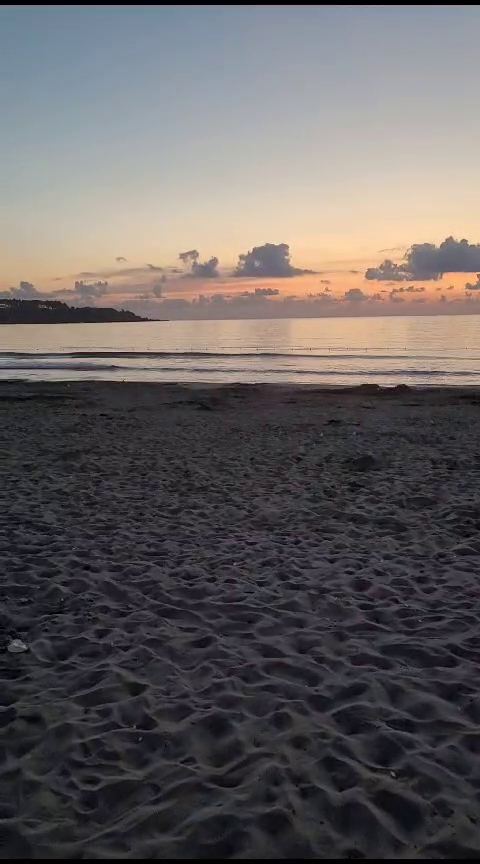
#> input picture frame 11 of pythonProject2/temel_islemler/WhatsApp Video 2023-11-01 at 17.05.35.mp4, 480 x 864 px
$ python 'renk_uzayı_video.py'
#> lines starting #> are read from the running program, lines starting #| are printed output that depends on the picture
#bir videoda renk uzayını değiştirmek istiyorsak tek seferde tüm videonunkini değiştiremeyiz.
#tek tek frame'leri çekerek renk uzaylarını değiştiririz.

import cv2
#videomuzu okuyoruz;
cap=cv2.VideoCapture("WhatsApp Video 2023-11-01 at 17.05.35.mp4")

while True:
    ret,frame=cap.read()
#> frame is the input picture: shape (864, 480, 3); mean B, G, R 95.8, 95.4, 100.5

    #framelerin renk uzaylarını değiştirelim
    frame=cv2.cvtColor(frame,cv2.COLOR_BGR2GRAY)
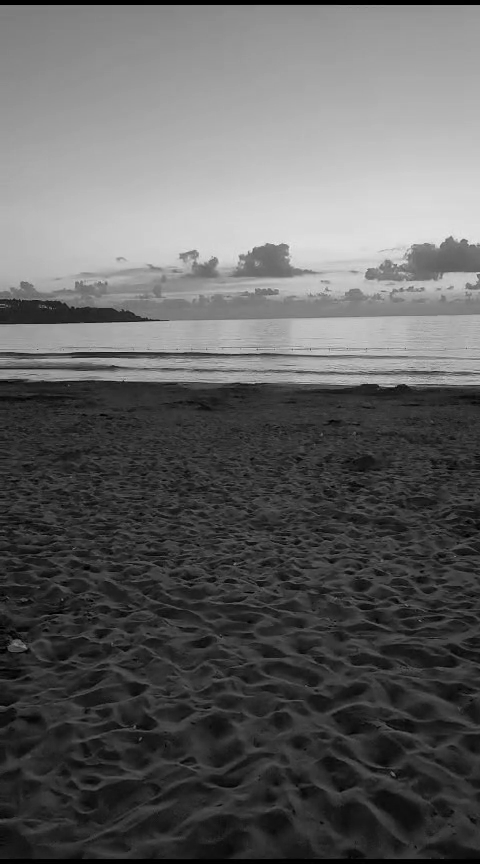
#> frame: shape (864, 480); min 0, max 237, mean 97

    #video bitince bittiğini bildirmediğimiz için videoyu izledikten sonra hatayla karşılaşırız;
    if ret==False:
        break

    cv2.imshow("video",frame)
    if cv2.waitKey(30)& 0XFF==ord("q"):
#> (key q is pressed here)
        break


cap.release()
cv2.destroyAllWindows()

$ run again, starting later in the video
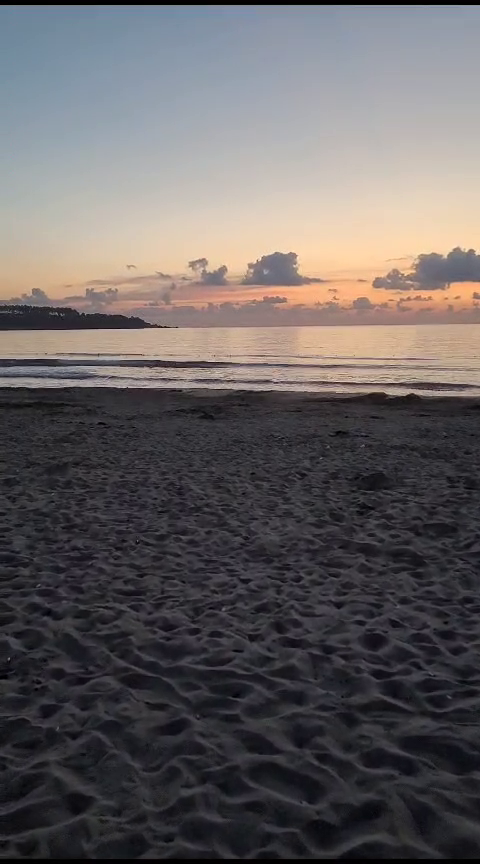
#> input picture frame 49 of pythonProject2/temel_islemler/WhatsApp Video 2023-11-01 at 17.05.35.mp4, 480 x 864 px
#> frame is the input picture: shape (864, 480, 3); mean B, G, R 97, 96.1, 100.9
#> `frame=cv2.cvtColor(frame,cv2.COLOR_BGR2GRAY)`:
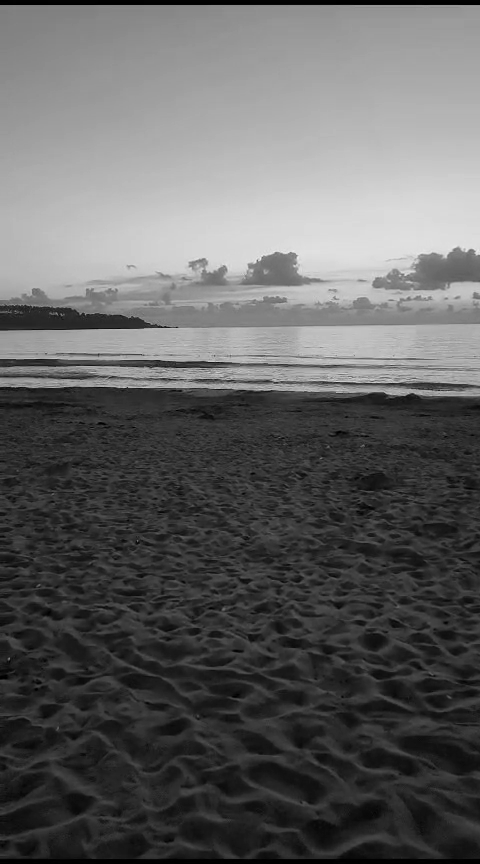
#> frame: shape (864, 480); min 0, max 240, mean 97.7

$ run again, starting later in the video
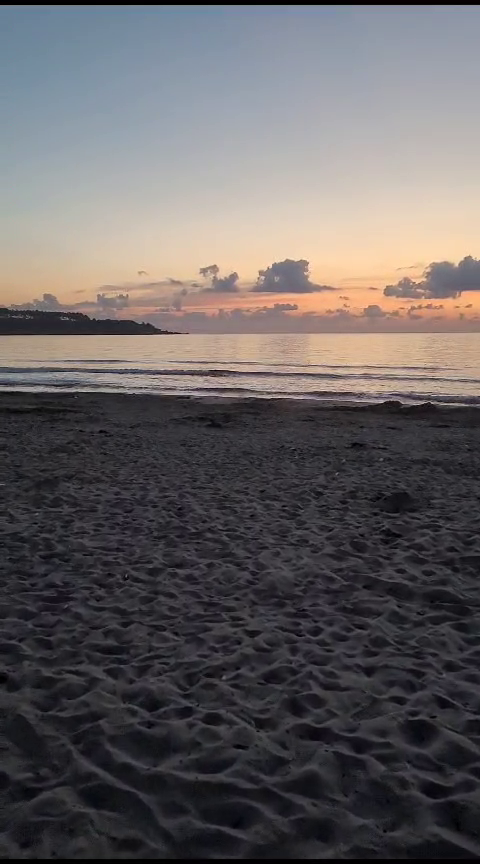
#> input picture frame 88 of pythonProject2/temel_islemler/WhatsApp Video 2023-11-01 at 17.05.35.mp4, 480 x 864 px
#> frame is the input picture: shape (864, 480, 3); mean B, G, R 97.1, 96, 100.5
#> `frame=cv2.cvtColor(frame,cv2.COLOR_BGR2GRAY)`:
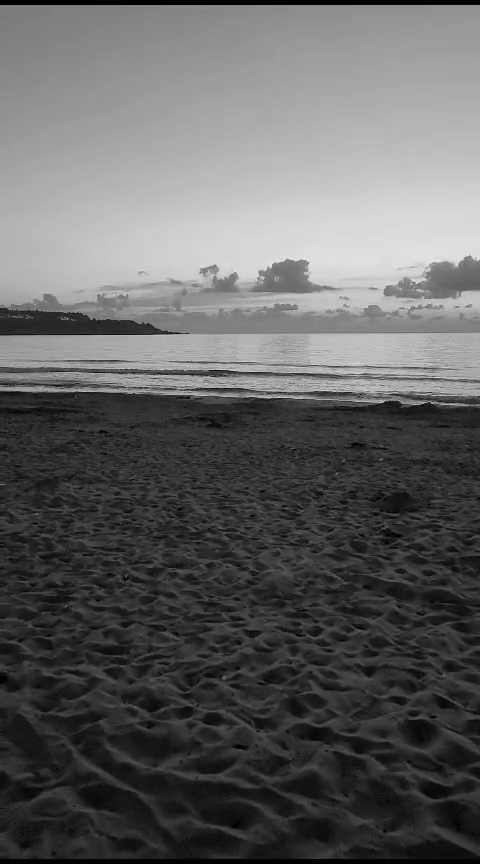
#> frame: shape (864, 480); min 0, max 235, mean 97.6
